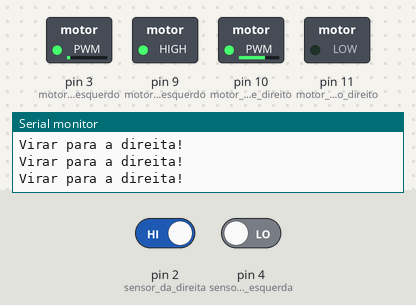
Bench run of a sketch on a simulated Arduino Uno, built with avr-gcc and run on an emulated ATmega328P. Parts: switched loads named in the sketch (green lamp = pin HIGH), the last lines printed to the serial monitor. The test bench sets the inputs (shaded band); at power-on: pin 2 (sensor_da_direita) HIGH, pin 4 (sensor_da_esquerda) LOW.

Above: at 2.2 s.
2.3 s: pin 2 (sensor_da_direita) driven LOW
At 3.5 s:
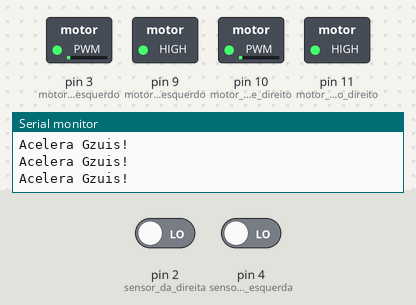
3.8 s: pin 4 (sensor_da_esquerda) driven HIGH
At 5.0 s:
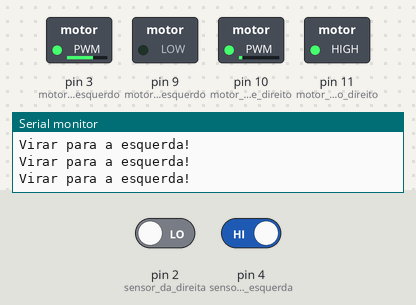
5.3 s: pin 2 (sensor_da_direita) driven HIGH
At 6.4 s:
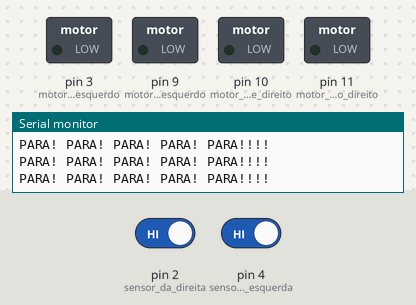
7.2 s: pin 4 (sensor_da_esquerda) driven LOW
At 7.9 s:
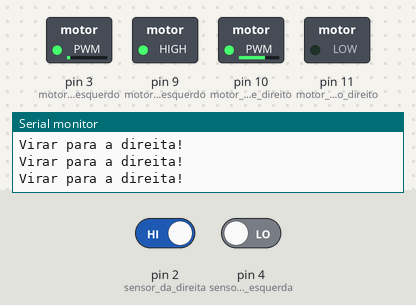
Timing chart, 0 to 9.7 s (numbered marks = the images above; inputs shaded):
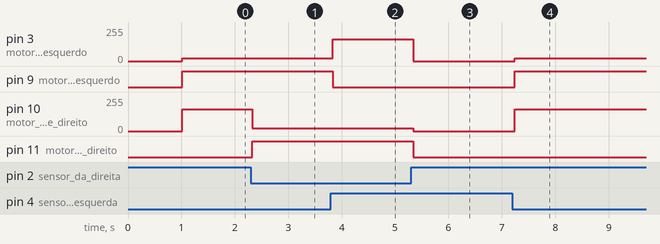

Measured:
- after the input at 2.3 s, pin 10 (motor_de_velocidade_direito): 165/255 → 20/255 at once; pin 11 (motor_de_direcao_direito): LOW → HIGH at once
- after the input at 3.8 s, pin 3 (motor_de_velocidade_esquerdo): 20/255 → 165/255 at once; pin 9 (motor_de_direcao_esquerdo): HIGH → LOW at once
- after the input at 5.3 s, pin 3 (motor_de_velocidade_esquerdo): 165/255 → 0/255 at once; pin 10 (motor_de_velocidade_direito): 20/255 → 0/255 at once; pin 11 (motor_de_direcao_direito): HIGH → LOW at once
- after the input at 7.2 s, pin 3 (motor_de_velocidade_esquerdo): 0/255 → 20/255 at once; pin 9 (motor_de_direcao_esquerdo): LOW → HIGH at once; pin 10 (motor_de_velocidade_direito): 0/255 → 165/255 at once

The sketch:

line_follower_car.ino
```cpp
/**
 * Motor Driver Module:
 * HG7881 (L9110) Dual Channel.
 * See: https://www.bananarobotics.com/shop/How-to-use-the-HG7881-(L9110)-Dual-Channel-Motor-Driver-Module
 *
 * Obs: É recomendado usar os inputs 1A para controlar a velocidade e 1B para a direção.
 */
const int motor_de_velocidade_esquerdo = 3; // A-1A
const int motor_de_direcao_esquerdo = 9; // A-1B

const int motor_de_velocidade_direito = 10; // B-1A
const int motor_de_direcao_direito = 11; // B-1B

const int velocidade_pwd_devagar = 90;
const int velocidade_pwd_rapido = 20;

/**
 * Sensores Ópticos Reflexivos
 * Modelo: TCRT5000
 */
const int sensor_da_direita = 2;
const int sensor_da_esquerda = 4;

/**
 * Os valores de tempo, podem variar de acordo com o circuito.
 * Todos os tempos podem ser alterados para que o carrinho fique mais acurado,
 * porém, ainda não achei uma a relação entre eles.
 */

/* Tempo que o carrinho deve esperar antes de comçar a se mover, assim que é ligado. */
const int tempo_de_inicio = 1000;

/* Tempo que o carrinho deve esperar sempre que os motores forem forçados a parar. */
const int tempo_de_parada = 20;

/* Tempo minimo que o carrinho deve esperar após realizar uma manobra. */
const int tempo_de_manobra = 50;

/**
 * OS ENUMs estão sendo utilizados para que o código tenho melhor semântica.
 * A não utilização dos mesmo, pode ser mais eficaz, quando se tem total conhecimento.
 */
enum VELOCIDADES {
  PARADO,
  DEVAGAR,
  RAPIDO
};

enum DIRECAO {
  PARA_FRENTE,
  PARA_TRAS
};

enum MOTOR {
  ESQUERDO,
  DIREITO
};

void setup() {
  Serial.begin(9600);
  while (!Serial) {
    ; // Espera a porta serial ser conectada.
  }

  pinMode(sensor_da_direita, INPUT);
  pinMode(sensor_da_esquerda, INPUT);

  pinMode(motor_de_direcao_esquerdo, OUTPUT);
  pinMode(motor_de_direcao_direito, OUTPUT);
  pinMode(motor_de_velocidade_esquerdo, OUTPUT);
  pinMode(motor_de_velocidade_direito, OUTPUT);

  pararMotores();
  delay(tempo_de_inicio);
}

void loop() {
  int se = digitalRead(sensor_da_esquerda);
  int sd = digitalRead(sensor_da_direita);

  if (se == HIGH && sd == LOW) {
    Serial.println("Virar para a esquerda!");
    virarParaEsquerda();
  } else if (se == LOW && sd == HIGH) {
    Serial.println("Virar para a direita!");
    virarParaDireita();
  } else if (se == LOW && sd == LOW) {
    Serial.println("Acelera Gzuis!");
    seguirEmFrente();
  } else {
    Serial.println("PARA! PARA! PARA! PARA! PARA!!!!");
    pararMotores();
  }

}

void virarParaEsquerda() {
  motorDireitoParaFrenteRapido();
  motorEsquerdoParaTrasDevagar();
  delay(tempo_de_manobra);
}

void virarParaDireita() {
  motorEsquerdoParaFrenteRapido();
  motorDireitoParaTrasDevagar();
  delay(tempo_de_manobra);
}

void seguirEmFrente() {
  // set the motor speed and direction
  digitalWrite( motor_de_direcao_direito, HIGH );
  analogWrite( motor_de_velocidade_direito, velocidade_pwd_rapido );
  digitalWrite( motor_de_direcao_esquerdo, HIGH );
  analogWrite( motor_de_velocidade_esquerdo, velocidade_pwd_rapido );
}

void pararMotores() {
  digitalWrite( motor_de_direcao_direito, LOW );
  digitalWrite( motor_de_direcao_esquerdo, LOW );
  digitalWrite( motor_de_velocidade_direito, LOW );
  digitalWrite( motor_de_velocidade_esquerdo, LOW );
  delay(tempo_de_parada);
}

void motorDireitoParaFrenteRapido() {
  digitalWrite( motor_de_direcao_direito, HIGH );
  analogWrite( motor_de_velocidade_direito, velocidade_pwd_rapido );
}

void motorDireitoParaFrenteDevagar() {
  digitalWrite( motor_de_direcao_direito, HIGH );
  analogWrite( motor_de_velocidade_direito, velocidade_pwd_rapido );
}

void motorDireitoParaTrasRapido() {
  digitalWrite( motor_de_direcao_direito, LOW );
  analogWrite( motor_de_velocidade_direito, 255-velocidade_pwd_rapido );
}

void motorDireitoParaTrasDevagar() {
  digitalWrite( motor_de_direcao_direito, LOW );
  analogWrite( motor_de_velocidade_direito, 255-velocidade_pwd_devagar );
}

void motorEsquerdoParaFrenteRapido() {
  digitalWrite( motor_de_direcao_esquerdo, HIGH );
  analogWrite( motor_de_velocidade_esquerdo, velocidade_pwd_rapido );
}

void motorEsquerdoParaFrenteDevagar() {
  digitalWrite( motor_de_direcao_esquerdo, HIGH );
  analogWrite( motor_de_velocidade_esquerdo, velocidade_pwd_rapido );
}

void motorEsquerdoParaTrasRapido() {
  digitalWrite( motor_de_direcao_esquerdo, LOW );
  analogWrite( motor_de_velocidade_esquerdo, 255-velocidade_pwd_rapido );
}

void motorEsquerdoParaTrasDevagar() {
  digitalWrite( motor_de_direcao_esquerdo, LOW );
  analogWrite( motor_de_velocidade_esquerdo, 255-velocidade_pwd_devagar );
}
```
